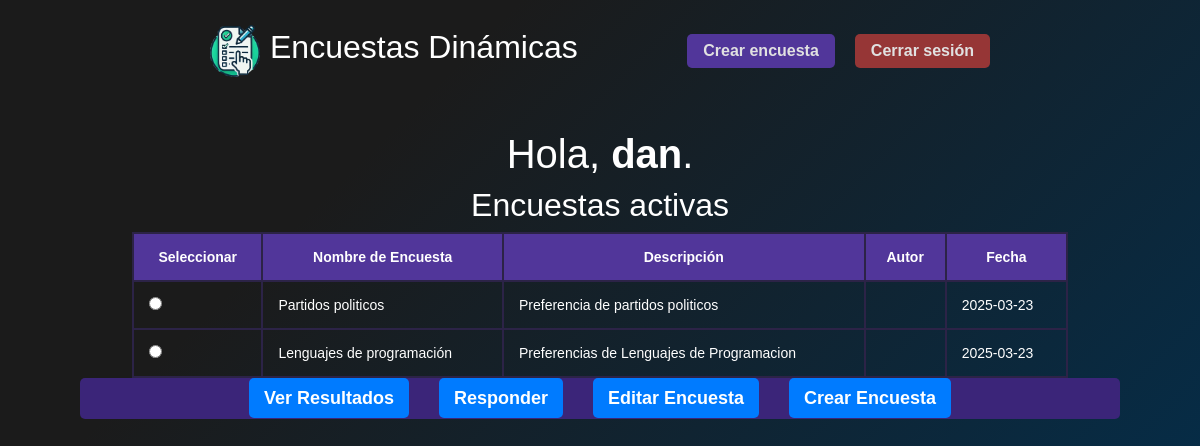
Page /encuestas_propias.php (signed in) on the committed database.
### tables this page shows
CREATE TABLE `enc_encuestasm` (
  `idencuesta` int(11) NOT NULL,
  `nombre` varchar(255) NOT NULL,
  `descripcion` varchar(255) NOT NULL,
  `idusuario` int(11) NOT NULL,
  `fecha` date NOT NULL,
  `activo` varchar(1) NOT NULL
);

### encuestas_propias.php (the view, shortened to what this page needs)
<?php
$username = "root";
$password = "";
$database = "db_encuestas";
$mysqli = new mysqli("localhost", $username, $password, $database);
$query = "SELECT * FROM enc_encuestasm INNER JOIN usuarios ON enc_encuestasm.idusuario=usuarios.idusuario ORDER BY idencuesta ASC";
?>
<!DOCTYPE html>
<html lang="es">
<head>
    <link rel="stylesheet" href="https://stackpath.bootstrapcdn.com/bootstrap/4.5.2/css/bootstrap.min.css">
    <link rel="stylesheet" href="./assets/css/style.css">
</head>
<body>
    <?php include __DIR__ . "/includes/header.php"; ?>
    <div class="items-welcome">
        <div class="wrap-welcome">
            <h1>Hola, <b><?php echo htmlspecialchars($_SESSION["username"]); ?></b>.</h1>
        </div>
        <div class="wrap-welcome">
            <h2>Encuestas activas</h2>
            <form id="formSeleccionEncuesta">
                <table class="table-welcome">
                    <tr>
                        <th>Seleccionar</th>
                        <th>Nombre de Encuesta</th>
                        <th>Descripción</th>
                        <th>Autor</th>
                        <th>Fecha</th>
                    </tr>
                    <?php
                    if ($result = $mysqli->query($query)) {
                        while ($row = $result->fetch_assoc()) {
                            $idEncuesta = $row["idencuesta"];
                            $nombre = $row["nombre"];
                            $descripcion = $row["descripcion"];
                            $autor = $row["nombreU"];
                            $fecha = $row["fecha"];
                            echo "<tr>
                                    <td><input type='radio' name='seleccionEncuesta' value='$idEncuesta' onclick='actualizarEnlaces($idEncuesta)'></td>
                                    <td>$nombre</td>
                                    <td>$descripcion</td>
                                    <td>$autor</td>
                                    <td>$fecha</td>
                                  </tr>";
                        }
                    }
                    ?>
                </table>
            </form>
        </div>
        <nav>
            <ul class="nav-menu">
                <li><a href="#" id="verResultados">Ver Resultados</a></li>
                <li><a href="#" id="responderEncuesta">Responder</a></li>
                <li><a href="#" id="editarEncuesta">Editar Encuesta</a></li>
                <li><a href="agregar.php">Crear Encuesta</a></li>
            </ul>
        </nav>
    </div>
</body>
</html>

### assets/css/style.css (style rules this page uses)
* { font-family: 'Arial'; color: white; }
html, body { height: 100%; min-height: 100vh; margin: 0; padding: 0; background-color: #003153; background-image: linear-gradient(315deg, #003153 0%, #1B1B1B 74%); width: 100%; overflow-x: hidden; }
a { color: white; transition: all 0.3s ease 0s; }
input { color: rgb(39, 39, 39); }
.items-welcome { display: inline-flex; flex-direction: column; margin: 20px 0px 200px 0px; }
.table-welcome { width: 750px; border-collapse: collapse; }
th, td { border: 4px solid #51369A; padding: 8px; text-align: left; }
.nav-menu { list-style: none; display: flex; justify-content: center; background-color: #3b2579; padding: 10px; border-radius: 5px; }
.nav-menu li { margin: 0 15px; }
.nav-menu a { text-decoration: none; color: white; font-size: 18px; font-weight: bold; transition: color 0.3s ease-in-out; }
.table-welcome { width: 90%; margin: auto; border-collapse: collapse; }
.table-welcome td, .table-welcome th { border: 2px solid #2c2347; padding: 15px; }
.table-welcome th { background-color: #51369A; text-align: center; }
.items-welcome { width: 100%; padding: 0.5rem 5rem; }

### encuestas_propias.php (style rules this page uses)
body { font: 14px sans-serif; text-align: center; }
.table-welcome { width: 80%; margin: 20px auto; border-collapse: collapse; }
.table-welcome td, .table-welcome th { border: 1px solid black; padding: 10px; }
.table-welcome th { background-color: #f2f2f2; }
.nav-menu { list-style-type: none; padding: 0; }
.nav-menu li { display: inline; margin: 10px; }
.nav-menu a { text-decoration: none; padding: 10px 15px; background-color: #007bff; color: white; border-radius: 5px; }

### rows in the picture
enc_encuestasm: nombre "Partidos politicos", descripcion "Preferencia de partidos politicos", fecha "2025-03-23"
enc_encuestasm: nombre "Lenguajes de programación", descripcion "Preferencias de Lenguajes de Programacion", fecha "2025-03-23"

### other values in the picture
$_SESSION["username"] "dan"
